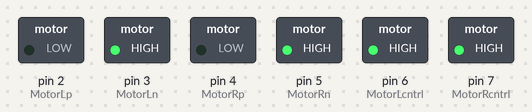
Recording of a sketch running on a simulated Arduino Uno, built with avr-gcc and run on an emulated ATmega328P. Shown: switched loads named in the sketch (green lamp = pin HIGH). What the sketch prints to the serial monitor is not drawn.

Above: at 0.07 s.
At 1.6 s:
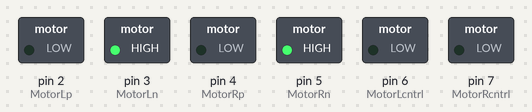
Timing chart, 0 to 3.6 s (numbered marks = the images above):
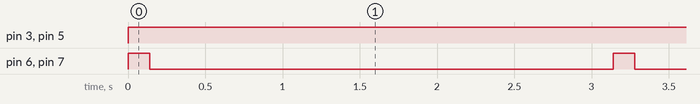

Measured:
- by itself, pin 3 (MotorLn), pin 5 (MotorRn): LOW → HIGH at 0.00 s
- by itself, pin 6 (MotorLcntrl), pin 7 (MotorRcntrl): alternates HIGH for 0.14 s and LOW for 3.0 s

The sketch:

DensityTrafficSystem_Robot.ino
```cpp
int MotorLp = 2;
int MotorLn = 3;
int MotorRp = 4;
int MotorRn = 5;
int MotorLcntrl = 6;
int MotorRcntrl = 7;


void setup() {
  pinMode(MotorLp, OUTPUT);
  pinMode(MotorLn, OUTPUT);
  pinMode(MotorRp, OUTPUT);
  pinMode(MotorRn, OUTPUT);
  pinMode(MotorLcntrl, OUTPUT);
  pinMode(MotorRcntrl, OUTPUT);

  Serial.begin(9600);
  Serial.println("Vehicle in motion....");
}


void loop() {

  digitalWrite(MotorLcntrl, HIGH);
  digitalWrite(MotorRcntrl, HIGH);
  //Motor start
  digitalWrite(MotorLp, LOW);
  digitalWrite(MotorLn, HIGH);
  digitalWrite(MotorRp, LOW);
  digitalWrite(MotorRn, HIGH);
  //Motor ends
 delay(140); //ON time
 digitalWrite(MotorLcntrl, LOW);
 digitalWrite(MotorRcntrl, LOW);
 delay(3000); //OFF time
}
```
